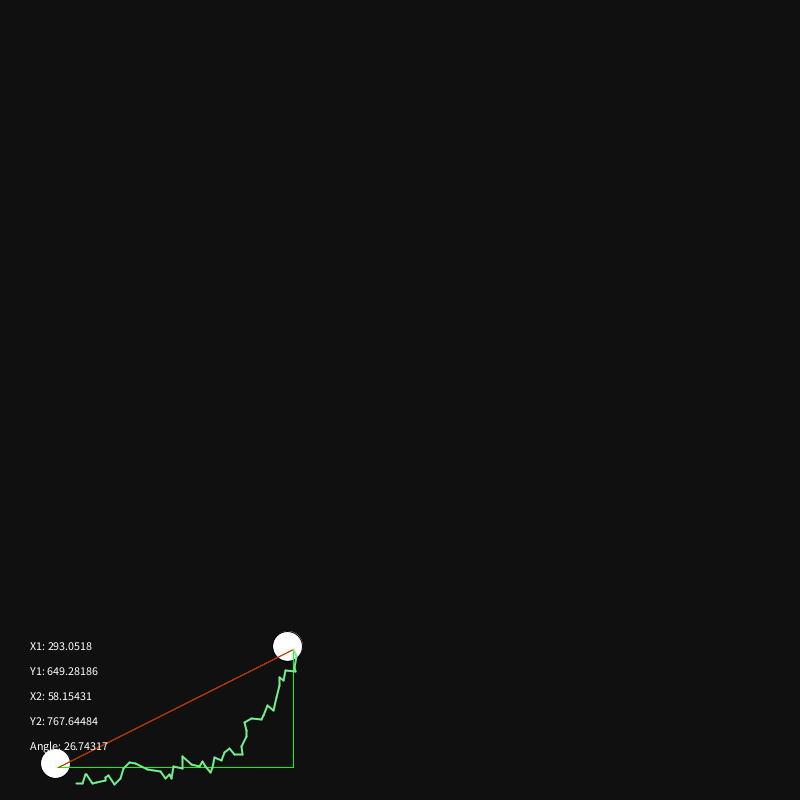
Frame 1 (no input)
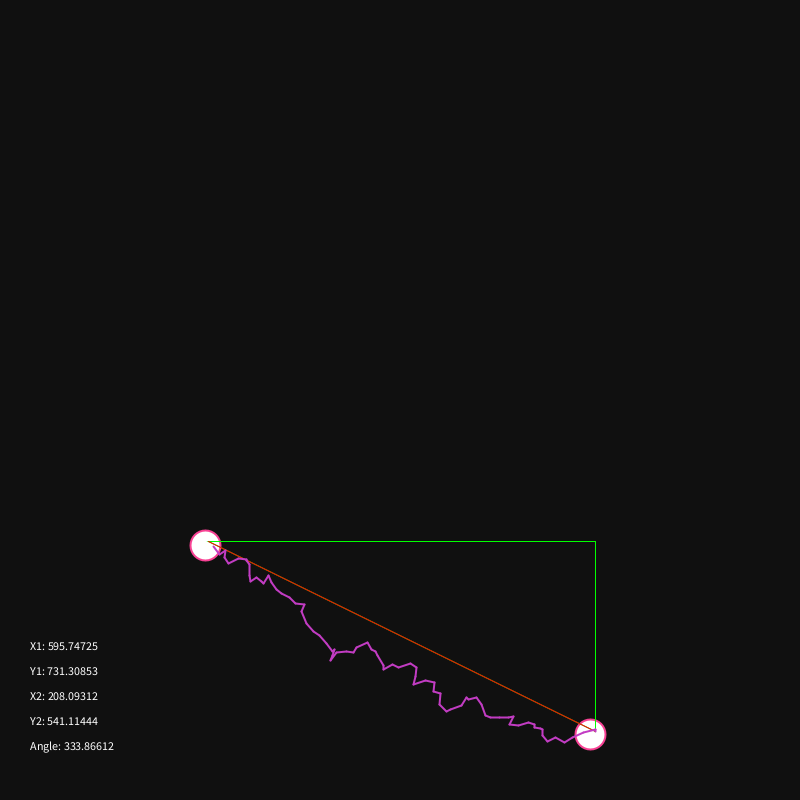
Frame 60 (the mouse pressed at the canvas centre just before this capture)
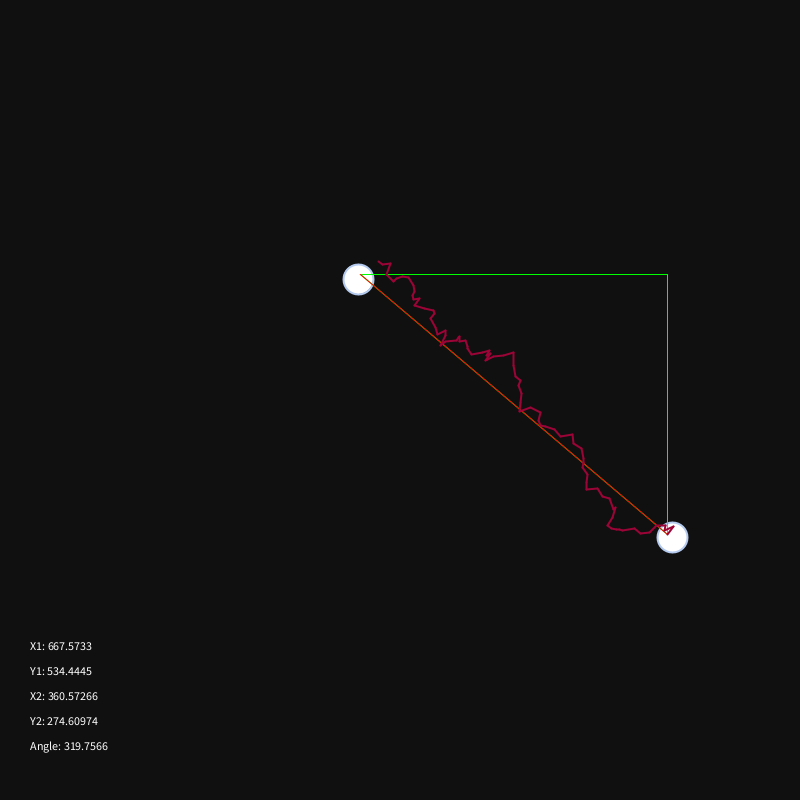
Frame 120 (the mouse held since frame 60 and released just before this capture)

The Processing sketch that drew these frames (run headless with seeded random() and noise(); from frame 60 on, the mouse is pressed at the canvas centre):

// Processing sketch: lightning
// ── lightning.pde
float startX;
float nstartX;
float startY;
float nstartY;
float endX;
float nendX;
float endY;
float nendY;
float triX;
float triY;
float triH;
float triFarLeg;
float triHorizontalLeg;
float triAngle;
float nTriAngle;
lightningBolt bolt;
tesla t;
tesla t0;

void setup() {
  size(800, 800);
  bolt = new lightningBolt();
  t = new tesla();
  t.bounds(800, 800);
  t0 = new tesla();
  t0.bounds(800, 800);
  startX = t.teslaX;
  nstartX = t.teslaX;
  startY = t.teslaY;
  nstartY = t.teslaY;
  endX = t0.teslaX;
  nendX = t0.teslaX;
  endY = t0.teslaY;
  nendY = t0.teslaY;
  triX = Math.abs(t.teslaX - endX);
  triY = Math.abs(endY - t.teslaY);
  triH = (float)Math.sqrt((triX * triX) + (triY * triY));
  triAngle = degrees(atan(triY / triX));
  nTriAngle = atan(triY / triX);
  strokeWeight(1);
}

void draw() {
  background(16);
  t.display();
  t.bounds(800, 800);
  t0.display();
  t0.bounds(800, 800);
  startX = t.teslaX;
  nstartX = t.teslaX;
  startY = t.teslaY;
  nstartY = t.teslaY;
  endX = t0.teslaX;
  nendX = t0.teslaX;
  endY = t0.teslaY;
  nendY = t0.teslaY;
  bolt.calc();
  bolt.display();
  fill(255);
  text("X1: " + t.teslaX, 30, 650);
  text("Y1: " + t.teslaY, 30, 675);
  text("X2: " + t0.teslaX, 30, 700);
  text("Y2: " + t0.teslaY, 30, 725);
  text("Angle: " + triAngle, 30, 750);
}

class tesla {
  float teslaX;
  float teslaY;
  float accelX;
  float accelY;
  
  tesla() {
    teslaX = (float)Math.random() * 800;
    teslaY = (float)Math.random() * 800;
    accelX = (float)Math.random() * 3.5 + 2;
    accelY = (float)Math.random() * 3.5 + 2;
  }
  
  void display() {
    fill(255);
    ellipse(teslaX, teslaY, 30, 30);
  }
  
  void bounds(int x, int y) {
    if (teslaX + 15 > x || teslaX < 15) {
      accelX*= -1;
    }
    if (teslaY + 15 > y || teslaY < 15) {
      accelY*= -1;
    }
    teslaX+= accelX;
    teslaY+= accelY;
  }
}

class lightningBolt {
  
  lightningBolt() {
  }
  
  void calc() {
    startX = t.teslaX;
    nstartX = t.teslaX;
    startY = t.teslaY;
    nstartY = t.teslaY;
    endX = t0.teslaX;
    nendX = t0.teslaX;
    endY = t0.teslaY;
    nendY = t0.teslaY;
    triX = t.teslaX - endX;
    triY = endY - t.teslaY;
    triH = (float)Math.sqrt((triX * triX) + (triY * triY));
    triAngle = degrees(atan(triY / triX));
    if (triX < 0.0 && triY > 0.0) {
      triAngle = triAngle + 180.0;
    }
    else if (triX < 0.0 && triY < 0.0) {
      triAngle = triAngle + 180.0;
    }
    else if (triX > 0.0 && triY < 0.0) {
      triAngle = triAngle + 360.0;
    }
    else if (triX == 0 && triY > 0) {
      triAngle = 90.0; 
    }
    else if (triX < 0 && triY == 0) {
      triAngle = 180.0; 
    }
    else if (triX == 0 && triY < 0) {
      triAngle = 270.0; 
    }
    stroke(255);
    strokeWeight(1);
    noFill();
    beginShape();
    vertex(t0.teslaX, t0.teslaY);
    vertex(t.teslaX, t.teslaY);
    stroke(0, 255, 0);
    vertex(t.teslaX, t0.teslaY);
    endShape(CLOSE);
    stroke(255, 0, 0);
    line(t.teslaX, t.teslaY, t0.teslaX, t0.teslaY);
  }
  
  void display() {
    pushMatrix();
    translate(t0.teslaX, t0.teslaY);
    rotate(radians(-triAngle));
    translate(0, -t.teslaY);
    stroke((int)(Math.random() * 256), (int)(Math.random() * 256), (int)(Math.random() * 256));
    startX = (float)Math.sqrt(sq(t0.teslaX - t.teslaX) + sq(t0.teslaY - t.teslaY));
    strokeWeight(2);
    while (endX > 10) {
      endX = startX - ((float)(Math.random() * 10));
      endY = startY - ((float)(Math.abs(Math.random() * 21) - 10));
      line(startX, startY, endX, endY);
      startX = endX;
      startY = endY;
    }
    popMatrix();
    
  }
}
